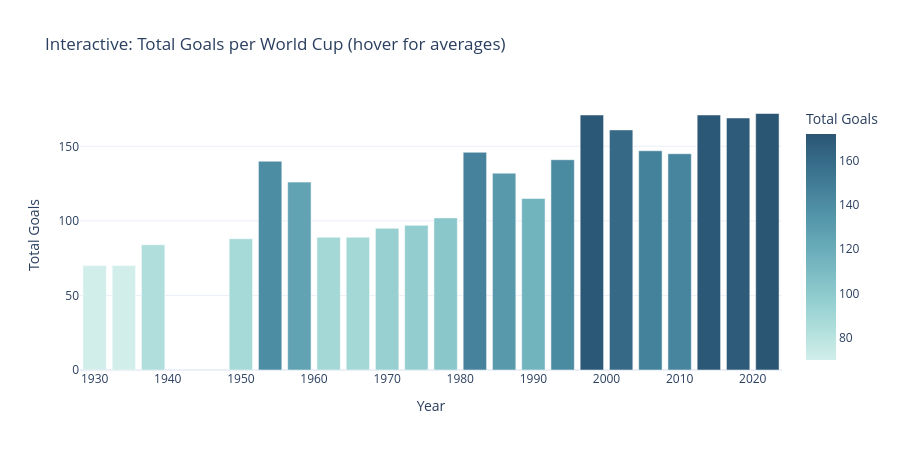

This figure's notebook cell:
### Markdown cell above
### 6.6 Interactive Plotly charts

### Code cell
# Interactive 1: goals per tournament, hoverable
fig_goals = px.bar(
    goals_per_year.reset_index(), x="year", y="total_goals",
    hover_data=["avg_goals_per_match", "median_goals_per_match", "matches"],
    title="Interactive: Total Goals per World Cup (hover for averages)",
    labels={"total_goals": "Total Goals", "year": "Year"},
    color="total_goals", color_continuous_scale="Teal",
)
fig_goals.update_layout(template="plotly_white", height=450)
fig_goals.show()

### Figure 1 — Plotly figure (JSON) as saved in the notebook; plotly's stock layout.template omitted (floating-point values rounded to 4 significant figures)
{"data": [{"customdata": [[3.889, 4.0, 18.0], [4.118, 4.0, 17.0], [4.667, 4.0, 18.0], [4.0, 4.0, 22.0], [5.385, 5.0, 26.0], [3.6, 3.0, 35.0], [2.781, 3.0, 32.0], [2.781, 3.0, 32.0], [2.969, 3.0, 32.0], [2.553, 2.0, 38.0], [2.684, 3.0, 38.0], [2.808, 2.0, 52.0], [2.538, 2.0, 52.0], [2.212, 2.0, 52.0], [2.712, 3.0, 52.0], [2.672, 3.0, 64.0], [2.516, 2.0, 64.0], [2.297, 2.0, 64.0], [2.266, 2.0, 64.0], [2.672, 3.0, 64.0], [2.641, 2.0, 64.0], [2.688, 2.0, 64.0]], "hovertemplate": "Year=%{x}<br>Total Goals=%{marker.color}<br>avg_goals_per_match=%{customdata[0]}<br>median_goals_per_match=%{customdata[1]}<br>matches=%{customdata[2]}<extra></extra>", "legendgroup": "", "marker": {"color": [70, 70, 84, 88, 140, 126, 89, 89, 95, 97, 102, 146, 132, 115, 141, 171, 161, 147, 145, 171, 169, 172], "coloraxis": "coloraxis", "pattern": {"shape": ""}}, "name": "", "orientation": "v", "showlegend": false, "textposition": "auto", "type": "bar", "x": [1930, 1934, 1938, 1950, 1954, 1958, 1962, 1966, 1970, 1974, 1978, 1982, 1986, 1990, 1994, 1998, 2002, 2006, 2010, 2014, 2018, 2022], "xaxis": "x", "y": [70, 70, 84, 88, 140, 126, 89, 89, 95, 97, 102, 146, 132, 115, 141, 171, 161, 147, 145, 171, 169, 172], "yaxis": "y"}], "layout": {"barmode": "relative", "coloraxis": {"autocolorscale": false, "colorbar": {"title": {"text": "Total Goals"}}, "colorscale": [[0, "rgb(209, 238, 234)"], [0.1667, "rgb(168, 219, 217)"], [0.3333, "rgb(133, 196, 201)"], [0.5, "rgb(104, 171, 184)"], [0.6667, "rgb(79, 144, 166)"], [0.8333, "rgb(59, 115, 143)"], [1, "rgb(42, 86, 116)"]]}, "height": 450, "legend": {"tracegroupgap": 0}, "title": {"text": "Interactive: Total Goals per World Cup (hover for averages)"}, "xaxis": {"anchor": "y", "domain": [0, 1], "title": {"text": "Year"}}, "yaxis": {"anchor": "x", "domain": [0, 1], "title": {"text": "Total Goals"}}}}
